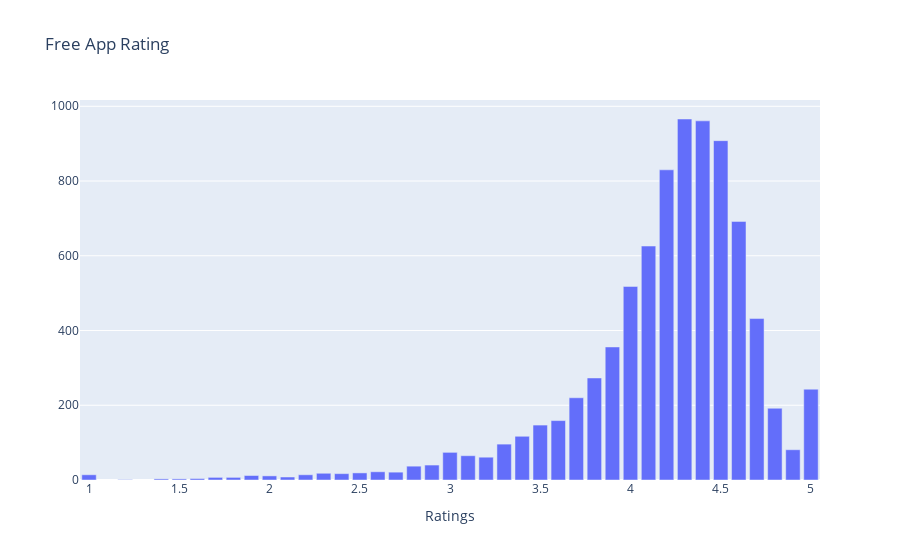

Notebook code cell kept with this figure:
### Markdown cell above
Most important things about apps are there rating we even didn't see the app's whose ratings are less than 3.5 . Before downloading the app first we see the rating of app if the app rating is more then 4 than we say that yeah this is a good category of app then after we see other attribute of apps. Very less people see the review's of app. My personal observation is that some of the good people who are pationate about the technology and have enough time give the review of app. (we are data scientist and our maximum time goes in the cleaning of data).

### Code cell
col='Rating'
v1=d1[col].value_counts().reset_index()
v1=v1.rename(columns={col:'count','index':col})
v1['percent']=v1['count'].apply(lambda x : 100*x/sum(v1['count']))
trace1 = go.Bar(x=v1[col], y=v1["count"], name="Free", marker=dict())
layout={'title':"Free App Rating",'xaxis':{'title':"Ratings"}}
fig = go.Figure(data=[trace1], layout=layout)
iplot(fig)

### Figure 1 — Plotly figure (JSON) as saved in the notebook; plotly's stock layout.template omitted (floating-point values rounded to 4 significant figures)
{"data": [{"name": "Free", "type": "bar", "x": [4.3, 4.4, 4.5, 4.2, 4.6, 4.1, 4, 4.7, 3.9, 3.8, 5, 3.7, 4.8, 3.6, 3.5, 3.4, 3.3, 4.9, 3, 3.1, 3.2, 2.9, 2.8, 2.6, 2.7, 2.5, 2.3, 2.4, 2.2, 1, 1.9, 2, 2.1, 1.7, 1.8, 1.6, 1.4, 1.5, 1.2], "y": [966, 961, 908, 830, 692, 626, 518, 432, 356, 273, 243, 220, 192, 159, 147, 117, 96, 81, 74, 65, 61, 40, 37, 22, 21, 19, 18, 17, 14, 14, 12, 11, 8, 7, 7, 4, 3, 3, 1]}], "layout": {"title": {"text": "Free App Rating"}, "xaxis": {"title": {"text": "Ratings"}}}}
